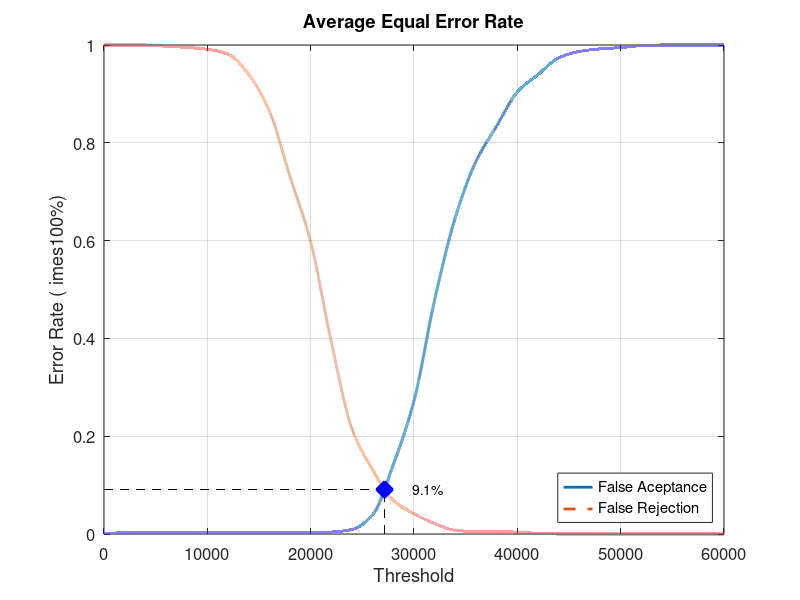
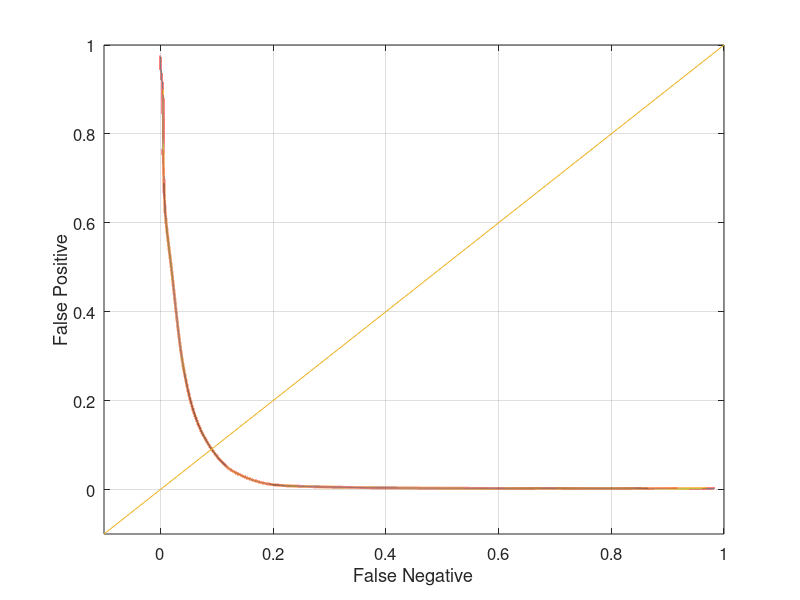

The MATLAB source for these figures, in order:
close all;
clear;
clc;
x = 0:2000:60000;
xq = 0:0.5:60000;

y0 = [0 0.00263158 0.00263158 0.00263158 0.00263158 0.00263158 0.00263158 0.00263158 0.00263158 0.00263158 0.00263158 0.00394737 0.00921053 0.0394737 0.142105 0.272368 0.478947 0.647368 0.761842 0.834211 0.903947 0.939474 0.973684 0.986842 0.992105 0.994737 0.998684 1 1 1 1]
yy0 = interp1(x, y0, xq, 'pchip');
y1 = [1 1 1 0.9975 0.995 0.99125 0.98125 0.94 0.865 0.73125 0.5975 0.3925 0.215 0.13125 0.06875 0.04125 0.02125 0.0075 0.005 0.005 0.00375 0.00125 0 0 0 0 0 0 0 0 0]
yy1 = interp1(x, y1, xq, 'pchip');

% Calculating EER: 
y2 = abs(y0 - y1);
find(y2 == min(y2))
yy2 = abs(yy0 - yy1);
xEER = find(yy2 == min(yy2));
xEERIndex = xq(xEER) % X-axis EER
yEER = yy0(xEER) % Y-axis EER

main = figure
plot(xq, yy0,'-','LineWidth', 2);	hold on
plot(xq, yy1,'--','LineWidth', 2);	hold on
plot([xEERIndex xEERIndex], [0 yEER], 'k--');	hold on
plot([0 xEERIndex], [yEER yEER], 'k--');	hold on
plot(xEERIndex, yEER, 'bx', 'LineWidth', 10);	hold on
text(xEERIndex + 10 * xEERIndex / 100, yEER, [num2str(round((10000 * yEER)) / 100) '%'])
legend('False Aceptance', 'False Rejection', 'Location', 'SouthEast')
xlabel('Threshold')
ylabel('Error Rate (	imes100%)')
title('Average Equal Error Rate')
set(gca, 'FontSize', 12)
axis([0 60000 0 1])
grid on

print(main, 'Experiment5AverageMain', '-dpng');
FNRxFPR = figure('Color', [1 1 1]);
plot(yy1, yy0, '-', yy1, yy0, 'LineWidth', 2);
hold on
y = -0.1:0.1:1
plot(y, y); 
set(gca, 'FontSize', 12)
xlabel('False Negative')
ylabel('False Positive')
axis([-0.1 1 -0.1 1])
set(gca, 'FontSize', 12)
grid on

print(FNRxFPR, 'Experiment5AverageFNRxFPR','-dpng');
